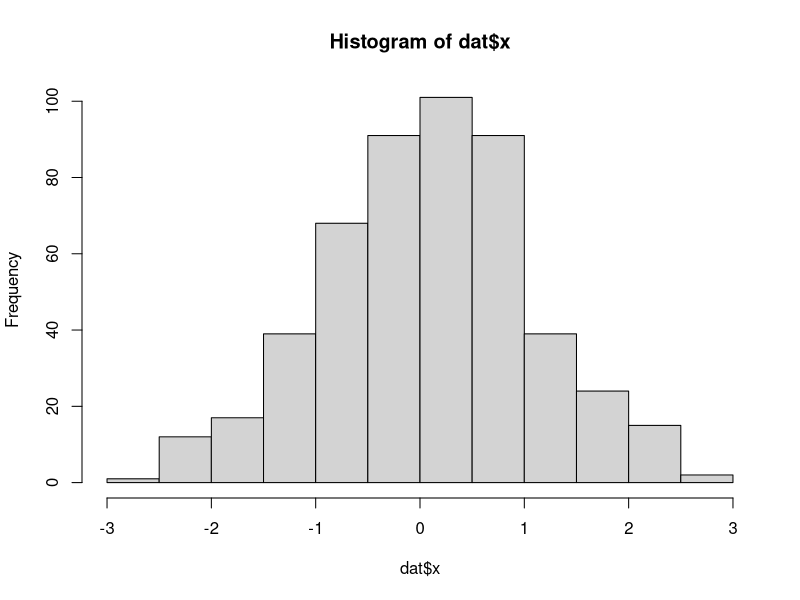

Write R code to recreate this figure. (Note: this script raises an error after producing the figure.)

set.seed(12345)
n <- 500
dat<-data.frame(x=rnorm(n))
dat$xs <- dat$x^2
dat$logit <- -1.5+ 0.3*dat$x + 0.3* dat$xs
dat$odds <- exp(dat$logit)
dat$prob <- dat$odds/(1+dat$odds)
dat$y <- as.integer(runif(n)<=dat$prob)


# x
# define a factor variable representing quintils of x
hist(dat$x)
quint <- quantile(dat$x, seq(0,1,0.20))
dat$x_q <- cut(dat$x, quint, include.lowest = TRUE)
# a numeric variable representing means within quintiles
qmed <- tapply(dat$x, dat$x_q, median)
dat$x_qm <- qmed[dat$x_q]
table(dat$x_q, dat$x_qm)
# run regressions
temp<-glm(y ~ x + xs , data=dat, family=binomial(link="logit"))
summary(temp)
dat$fit_lin <- temp$linear.predictors
dat$fit <- temp$fitted.values
temp0<-glm(y ~ x , data=dat, family=binomial(link="logit"))
summary(temp0)
dat$fit0_lin <- temp0$linear.predictors
dat$fit0 <- temp0$fitted.values
temp1<-glm(y ~ x_qm , data=dat, family=binomial(link="logit"))
summary(temp1)
dat$fit1_lin <- temp1$linear.predictors
dat$fit1 <- temp1$fitted.values
temp2<-glm(y ~ x_q  , data=dat, family=binomial(link="logit"))
summary(temp2)
dat$fit2_lin <- temp2$linear.predictors
dat$fit2 <- temp2$fitted.values


# LR test
anova(temp1, temp2, test="Chisq") # We can keep the restriction and assume linearity


# Plots
# logit scale
ggplot(data=dat, aes(x=x_qm,)) +
  geom_vline(xintercept = quint, linetype="dotted",  color = "blue") +
  geom_line(aes(y=fit1_lin), col="red") +
  geom_line(aes(y=fit2_lin), col="blue") +
  theme_void()


ggplot(data=dat, aes(x=x)) +
  geom_vline(xintercept = quint, linetype="dotted",  color = "blue") +
  geom_point(aes(y=fit1_lin), col="red", alpha = 1/10) +
  geom_line(aes(x=x_qm, y=fit1_lin), col="red") +
  geom_point(aes(y=fit2_lin), col="blue", alpha = 1/10) +
  geom_line(aes(x=x_qm, y=fit2_lin), col="blue") +
  theme_void()


# probability scale
ggplot(data=dat, aes(x, y))+
  geom_point(alpha = 1/10) + 
  geom_smooth(method="loess", col="grey", se=FALSE) + 
  geom_line(aes(y=fit0, x=x), color="red") +
  geom_line(aes(y=fit, x=x), color="blue") +
  geom_line(aes(y=prob, x=x), color="black") +
  theme_minimal()





